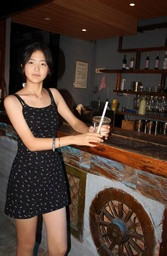
#> input picture cv2_homework/zyy.jpg, 167 x 256 px, shrunk from 1080 x 1652 before the run
$ python task3.py   (older library calls are emulated)
#> lines starting #> are read from the running program, lines starting #| are printed output that depends on the picture; after the words box and inside, x2 and y2 are one past the last pixel; in counts of white or black regions, pixels touching at a corner belong together
import cv2
import numpy as np
import matplotlib.pyplot as plt
from scipy import ndimage

# 设置中文字体支持
plt.rcParams['font.sans-serif'] = ['WenQuanYi Zen Hei']  # 注意这里是 Zen Hei
plt.rcParams['axes.unicode_minus'] = False


def harris_corner_detection(image_path, sigma=1.0, window_size=3, alpha=0.04, threshold=0.01, nms_size=3):
    """
    Harris角点检测完整实现
    """
#> called with image_path = 'zyy.jpg', sigma = 1, window_size = 3, alpha = 0.04, threshold = 0.01, nms_size = 3
    # 1. 读取图像并转换为灰度图
    img = cv2.imread(image_path)
#> img is the input picture: shape (256, 167, 3); mean B, G, R 49.2, 59.1, 77.3
    if img is None:
        print("无法读取图像，请检查图像路径")
        return None

    gray = cv2.cvtColor(img, cv2.COLOR_BGR2GRAY)
    gray = np.float32(gray)

    # 2. 高斯滤波（步骤1）
    gray_blurred = cv2.GaussianBlur(gray, (0, 0), sigma)

    # 3. 计算梯度Ix, Iy（步骤2）
    Ix = cv2.Sobel(gray_blurred, cv2.CV_64F, 1, 0, ksize=3)
    Iy = cv2.Sobel(gray_blurred, cv2.CV_64F, 0, 1, ksize=3)

    # 4. 计算Ix², Iy², IxIy（步骤3）
    Ix2 = Ix * Ix
    Iy2 = Iy * Iy
    Ixy = Ix * Iy

    # 5. 对梯度乘积进行高斯滤波（步骤4）
    Ix2_blurred = cv2.GaussianBlur(Ix2, (window_size, window_size), 1.5)
    Iy2_blurred = cv2.GaussianBlur(Iy2, (window_size, window_size), 1.5)
    Ixy_blurred = cv2.GaussianBlur(Ixy, (window_size, window_size), 1.5)

    # 6. 构造二阶矩矩阵M并计算响应函数R（步骤5-6）
    height, width = gray.shape
#> height = 256; width = 167
    R = np.zeros_like(gray)

    for i in range(height):
        for j in range(width):
            # 构造二阶矩矩阵M
            M = np.array([[Ix2_blurred[i, j], Ixy_blurred[i, j]],
                         [Ixy_blurred[i, j], Iy2_blurred[i, j]]])

            # 计算Harris响应函数R = det(M) - α * trace(M)²
            det_M = np.linalg.det(M)#这个函数用于计算矩阵行列式
            trace_M = np.trace(M)#计算矩阵的迹（对角线元素之和）
            R[i, j] = det_M - alpha * (trace_M ** 2)
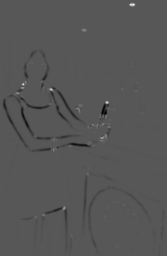
#> R: shape (256, 167) float32; min -1.1e+09, max 2.11e+09, mean -10997942; drawn with min black and max white

    # 7. 阈值处理（步骤7）
    corners = R > (threshold * R.max())
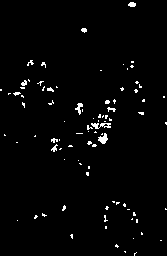
#> corners: shape (256, 167) bool; 2.1% white in thin lines or dots

    # 8. 非极大值抑制（步骤8）
    def non_maximum_suppression(response, size=3):
        suppressed = response.copy()
        height, width = response.shape

        for i in range(size//2, height - size//2):
            for j in range(size//2, width - size//2):
                # 获取局部邻域
                neighborhood = response[i-size//2:i+size//2+1, j-size//2:j+size//2+1]

                # 如果当前点不是局部最大值，则抑制
                if response[i, j] != np.max(neighborhood):
                    suppressed[i, j] = 0

        return suppressed

    R_suppressed = non_maximum_suppression(R, nms_size)
    final_corners = R_suppressed > (threshold * R_suppressed.max())
#> final_corners: shape (256, 167) bool; 0.3% white in thin lines or dots

    # 使用OpenCV库函数进行对比
    opencv_corners = cv2.cornerHarris(gray_blurred, window_size, 3, alpha)
    opencv_corners = cv2.dilate(opencv_corners, None)#对图像进行膨胀操作，使角点标记更明显
    opencv_result = img.copy()
    opencv_result[opencv_corners > 0.01 * opencv_corners.max()] = [0, 0, 255]
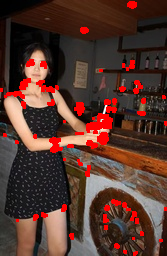
#> opencv_result: shape (256, 167, 3); 5.94% of pixels changed, all inside (x1, y1, x2, y2) = (0, 1, 167, 256)
    '''
    np.max(neighborhood)  # 返回数组最大值
np.argmax(corner_counts)  # 返回最大值索引
corners_coords = np.where(results['corners_before_nms'])返回满足条件的数组元素的坐标
opencv_result[opencv_corners > 0.01 * opencv_corners.max()] = [0, 0, 255]这是找出所有响应值大于
最大响应值1%的区域并把他们弄成红色
    '''

    return {
        'original': img,
        'gray': gray,
        'Ix': Ix,
        'Iy': Iy,
        'Ix2': Ix2,
        'Iy2': Iy2,
        'Ixy': Ixy,
        'response': R,
        'corners_before_nms': corners,
        'corners_after_nms': final_corners,
        'opencv_result': opencv_result
    }

def analyze_window_size_impact(image_path):
    """
    分析窗口大小对角点检测的影响
    """
    img = cv2.imread(image_path)
    gray = cv2.cvtColor(img, cv2.COLOR_BGR2GRAY)
    gray = np.float32(gray)

    window_sizes = [3, 5, 7, 9, 11]
    results = []

    for window_size in window_sizes:
        # 使用OpenCV的Harris角点检测
        harris_response = cv2.cornerHarris(gray, window_size, 3, 0.04)
        harris_response = cv2.dilate(harris_response, None)

        # 标记角点
        result_img = img.copy()
        result_img[harris_response > 0.01 * harris_response.max()] = [0, 0, 255]

        # 统计角点数量
        corner_count = np.sum(harris_response > 0.01 * harris_response.max())
        '''
corner_count = np.sum(harris_response > threshold)
计算数组元素的和，这里用于统计角点数量
        '''
        results.append({
            'window_size': window_size,
            'image': result_img,
            'corner_count': corner_count,
            'response': harris_response
        })

    return results

def visualize_results(results, window_analysis_results):
    """
    可视化所有结果
    """
    # 主结果可视化
    fig = plt.figure(figsize=(20, 15))

    # 原始图像和梯度
    plt.subplot(3, 4, 1)
    plt.imshow(cv2.cvtColor(results['original'], cv2.COLOR_BGR2RGB))
    plt.title('原始图像')
    plt.axis('off')

    plt.subplot(3, 4, 2)
    plt.imshow(results['Ix'], cmap='hot')
    plt.title('梯度Ix')
    plt.colorbar()#显示颜色条
    plt.axis('off')

    plt.subplot(3, 4, 3)
    plt.imshow(results['Iy'], cmap='hot')
    plt.title('梯度Iy')
    plt.colorbar()
    plt.axis('off')

    plt.subplot(3, 4, 4)
    plt.imshow(results['Ix2'], cmap='hot')
    plt.title('Ix²')
    plt.colorbar()
    plt.axis('off')

    # 梯度乘积和响应函数
    plt.subplot(3, 4, 5)
    plt.imshow(results['Iy2'], cmap='hot')
    plt.title('Iy²')
    plt.colorbar()
    plt.axis('off')

    plt.subplot(3, 4, 6)
    plt.imshow(results['Ixy'], cmap='hot')
    plt.title('IxIy')
    plt.colorbar()
    plt.axis('off')

    plt.subplot(3, 4, 7)
    plt.imshow(results['response'], cmap='hot')
    plt.title('Harris响应函数R')
    plt.colorbar()
    plt.axis('off')

    # 角点检测结果
    result_before_nms = results['original'].copy()
    corners_coords = np.where(results['corners_before_nms'])
    result_before_nms[corners_coords] = [0, 0, 255]

    plt.subplot(3, 4, 8)
    plt.imshow(cv2.cvtColor(result_before_nms, cv2.COLOR_BGR2RGB))
    plt.title(f'阈值处理后角点\n({len(corners_coords[0])}个角点)')
    plt.axis('off')

    result_after_nms = results['original'].copy()
    corners_coords_nms = np.where(results['corners_after_nms'])
    result_after_nms[corners_coords_nms] = [0, 0, 255]

    plt.subplot(3, 4, 9)
    plt.imshow(cv2.cvtColor(result_after_nms, cv2.COLOR_BGR2RGB))
    plt.title(f'NMS后角点\n({len(corners_coords_nms[0])}个角点)')
    plt.axis('off')

    plt.subplot(3, 4, 10)
    plt.imshow(cv2.cvtColor(results['opencv_result'], cv2.COLOR_BGR2RGB))
    plt.title('OpenCV Harris结果')
    plt.axis('off')

    # 窗口大小影响分析
    window_sizes = [r['window_size'] for r in window_analysis_results]
    corner_counts = [r['corner_count'] for r in window_analysis_results]

    plt.subplot(3, 4, 11)
    plt.plot(window_sizes, corner_counts, 'bo-', linewidth=2, markersize=8)#绘制折线图
    plt.xlabel('窗口大小')
    plt.ylabel('检测到的角点数量')
    plt.title('窗口大小对角点检测的影响')
    plt.grid(True)

    plt.subplot(3, 4, 12)
    best_idx = np.argmax(corner_counts)
    plt.imshow(cv2.cvtColor(window_analysis_results[best_idx]['image'], cv2.COLOR_BGR2RGB))
    plt.title(f'最佳窗口大小: {window_sizes[best_idx]}\n({corner_counts[best_idx]}个角点)')
    plt.axis('off')

    plt.tight_layout()
    plt.show()#显示所有图表

    # 打印分析结果
    print("=== 窗口大小影响分析 ===")
    for i, result in enumerate(window_analysis_results):
        print(f"窗口大小 {result['window_size']}: 检测到 {result['corner_count']} 个角点")

# 主程序
if __name__ == "__main__":
    image_path = "zyy.jpg"  # 请确保图片在同一文件夹

    print("开始Harris角点检测...")

    # 执行Harris角点检测
    results = harris_corner_detection(image_path,
                                    sigma=1.0,
                                    window_size=3,
                                    alpha=0.04,
                                    threshold=0.01)
#> results = 11 items

    if results is not None:
        # 分析窗口大小影响
        print("分析窗口参数影响...")
        window_analysis_results = analyze_window_size_impact(image_path)
#> the loop in analyze_window_size_impact, `for window_size in window_sizes:` made 5 passes
#> corner_count on passes 1 to 5: 2249, 3959, 7948, 11380, 12447
#> pass 1, in analyze_window_size_impact, `harris_response = cv2.dilate(harris_response, None)`:
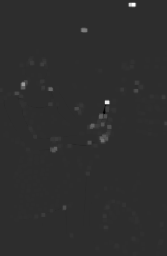
#> harris_response: shape (256, 167) float32; min -34854716, max 159984048, mean 678478.1; drawn with min black and max white
#> after the loop in analyze_window_size_impact, `for window_size in window_sizes:`:
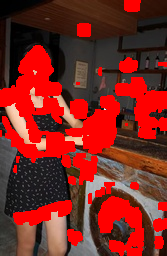
#> result_img: shape (256, 167, 3); mean B, G, R 31.7, 38, 124.3
#> after the loop in analyze_window_size_impact, `for window_size in window_sizes:`: results = 5 items
#> window_analysis_results = 5 items

        # 可视化结果
        visualize_results(results, window_analysis_results)
#> in visualize_results, `corners_coords = np.where(results['corners_before_nms'])`: corners_coords = 883 positions, rows 2 to 255, columns 0 to 166
#> in visualize_results, `result_before_nms[corners_coords] = [0, 0, 255]`:
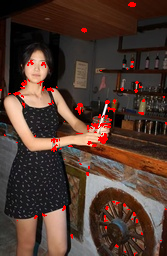
#> result_before_nms: shape (256, 167, 3); 2.07% of pixels changed, all inside (x1, y1, x2, y2) = (0, 2, 167, 256)
#> in visualize_results, `corners_coords_nms = np.where(results['corners_after_nms'])`: corners_coords_nms = 128 positions, rows 4 to 255, columns 0 to 166
#> in visualize_results, `result_after_nms[corners_coords_nms] = [0, 0, 255]`: result_after_nms: shape (256, 167, 3); 0.3% of pixels changed, all inside (x1, y1, x2, y2) = (0, 4, 167, 256)
#> in visualize_results, `window_sizes = [r['window_size'] for r in window_analysis_results]`: window_sizes = [3, 5, 7, 9, 11]
#> in visualize_results, `corner_counts = [r['corner_count'] for r in window_analysis_results]`: corner_counts = [2249, 3959, 7948, 11380, 12447]
#> in visualize_results, `best_idx = np.argmax(corner_counts)`: best_idx = 4
#> in visualize_results, `plt.show()#显示所有图表`:
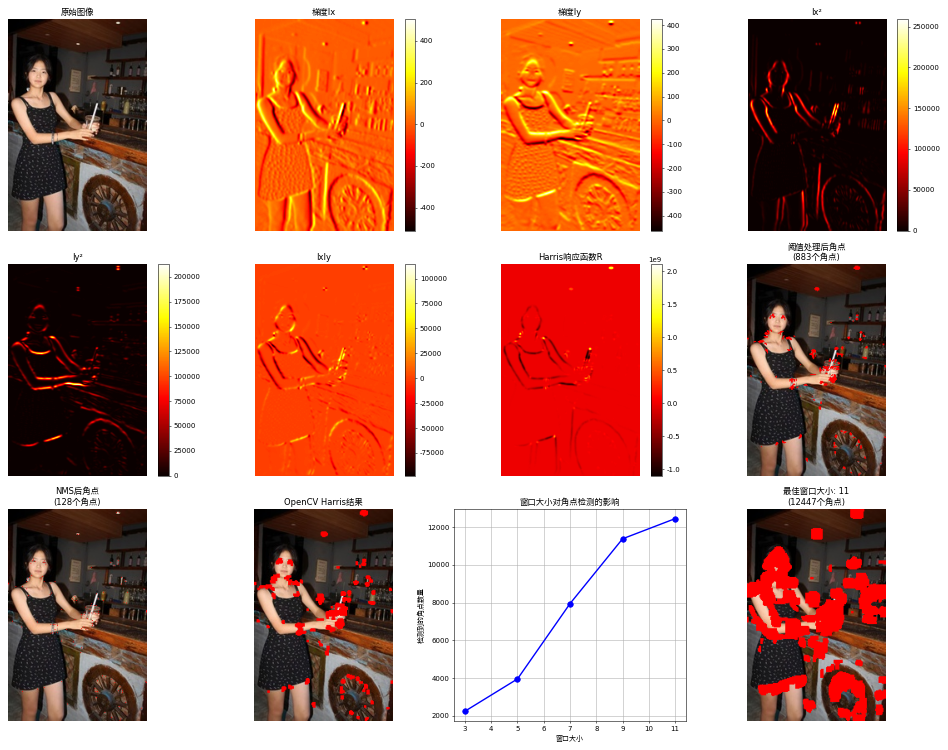
#> figure drawn by matplotlib, 18 panels
#> the loop in visualize_results, `for i, result in enumerate(window_analysis_results):` made 5 passes
#| 窗口大小 3: 检测到 2249 个角点
#| 窗口大小 5: 检测到 3959 个角点
#| 窗口大小 7: 检测到 7948 个角点
#| 窗口大小 9: 检测到 11380 个角点
#| 窗口大小 11: 检测到 12447 个角点

        print("Harris角点检测完成！")
        print(f"自定义实现检测到角点: {np.sum(results['corners_after_nms'])} 个")
#| 自定义实现检测到角点: 128 个
    else:
        print("图像读取失败，请检查图像路径")

$ run again, with cv2_homework/zrx.jpg copied over cv2_homework/zyy.jpg
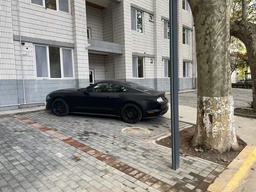
#> input picture cv2_homework/zrx.jpg, 256 x 192 px, shrunk from 1706 x 1279 before the run
#> in harris_corner_detection, img is the input picture: shape (192, 256, 3); mean B, G, R 131.4, 139, 142.3
#> corners: shape (192, 256) bool; 3.2% white in thin lines or dots
#> final_corners: shape (192, 256) bool; 0.51% white in thin lines or dots
#> opencv_result: shape (192, 256, 3); 9.69% of pixels changed, all inside (x1, y1, x2, y2) = (12, 0, 256, 192)
#> `results = harris_corner_detection(image_path, sigma=1.0, window_size=3..`: results = 11 items
#> the loop in analyze_window_size_impact, `for window_size in window_sizes:` made 5 passes
#> corner_count on passes 1 to 5: 7266, 10951, 15174, 20715, 23734
#> after the loop in analyze_window_size_impact, `for window_size in window_sizes:`:
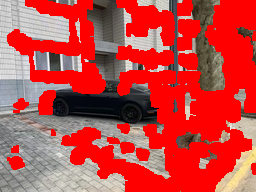
#> result_img: shape (192, 256, 3); mean B, G, R 68.4, 71.2, 195.4
#> after the loop in analyze_window_size_impact, `for window_size in window_sizes:`: results = 5 items
#> corners_coords = 1558 positions, rows 0 to 191, columns 13 to 255
#> result_before_nms: shape (192, 256, 3); 3.17% of pixels changed, all inside (x1, y1, x2, y2) = (13, 0, 256, 192)
#> corners_coords_nms = 249 positions, rows 0 to 191, columns 13 to 255
#> in visualize_results, `result_after_nms[corners_coords_nms] = [0, 0, 255]`:
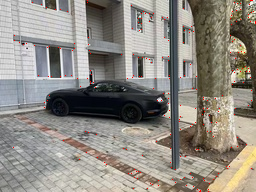
#> result_after_nms: shape (192, 256, 3); 0.51% of pixels changed, all inside (x1, y1, x2, y2) = (13, 0, 256, 192)
#> window_sizes = [3, 5, 7, 9, 11]
#> corner_counts = [7266, 10951, 15174, 20715, 23734]
#> best_idx = 4
#> the loop in visualize_results, `for i, result in enumerate(window_analysis_results):` made 5 passes
#| 窗口大小 3: 检测到 7266 个角点
#| 窗口大小 5: 检测到 10951 个角点
#| 窗口大小 7: 检测到 15174 个角点
#| 窗口大小 9: 检测到 20715 个角点
#| 窗口大小 11: 检测到 23734 个角点
#| 自定义实现检测到角点: 249 个
